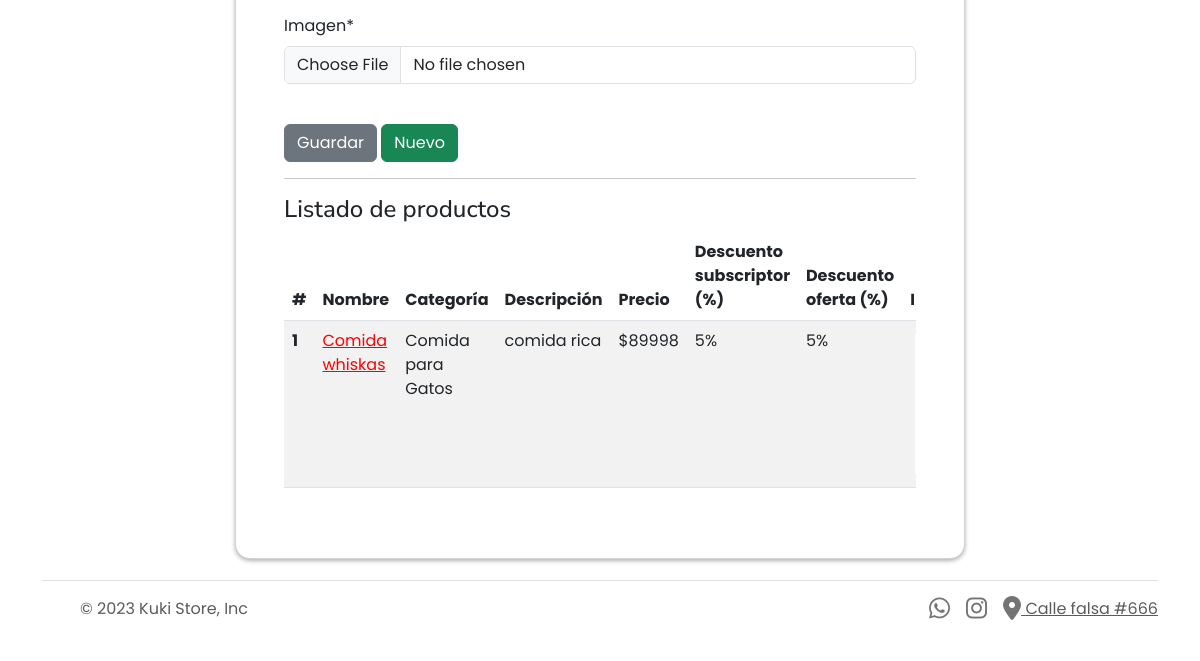
/productos/ins/-1/ (signed in, lower part), run on an earlier commit of the app's database.
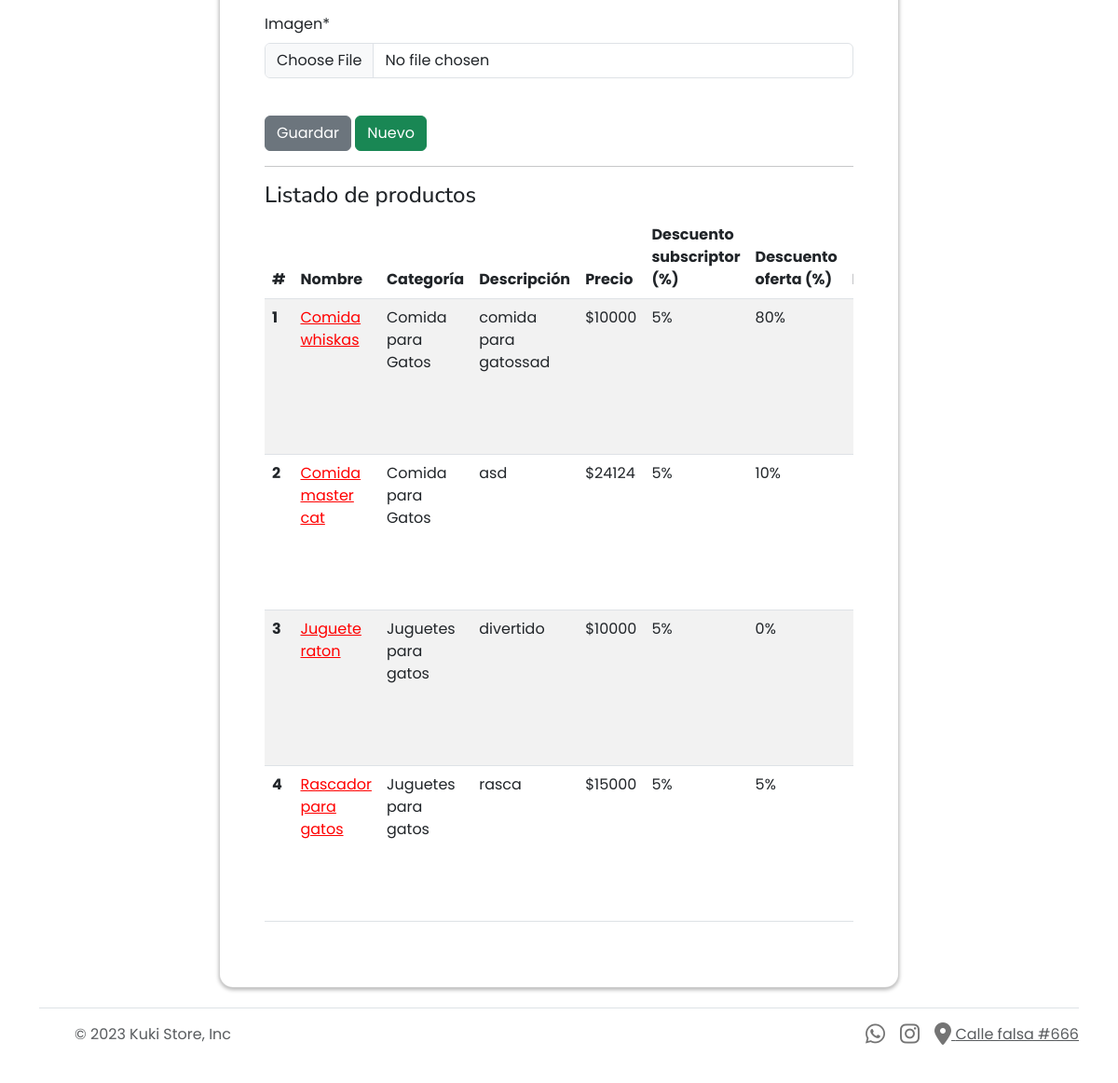
And on a later commit of the database.
### core/models.py (models this page shows, shortened)
class Producto(models.Model):
    idProducto = models.AutoField(primary_key=True, verbose_name="Id de producto")
    categoriaProducto = models.ForeignKey(Categoria, on_delete=models.DO_NOTHING, verbose_name="Nombre de la categoría")
    nombreProducto = models.CharField(max_length=80, blank=False, null=False, verbose_name="Nombre del producto")
    descripcionProducto = models.CharField(max_length=80, null=False, blank=False, verbose_name="Descripción del producto")
    precioProducto = models.IntegerField(null=False, blank=False, verbose_name="Precio del producto")
    descuentoSubP = models.IntegerField(null=False, blank=False, validators=[MinValueValidator(0), MaxValueValidator(100)], verbose_name="Descuento subscriptor")
    descuentoSubO = models.IntegerField(null=False, blank=False, validators=[MinValueValidator(0), MaxValueValidator(100)], verbose_name="Descuento oferta")
    imagenProducto = models.ImageField(upload_to="img/", default="sinfoto.jpg", null=False, blank=False, verbose_name="Imagen")

class Categoria(models.Model):
    idCategoria = models.AutoField(primary_key=True, verbose_name="Id de categoría")
    nombreCategoria = models.CharField(max_length=80, blank=False, null=False, verbose_name="Nombre de la categoría")
    def __str__(self):
        return self.nombreCategoria

### core/views.py (the view, shortened to what this page needs)
# urls.py: path('productos/<action>/<id>/', productos, name="productos"),
@user_passes_test(lambda u: u.is_staff)
def productos(request, action, id):
    data = {"form": ProductoForm, "action": action, "id": id}
    if action == 'ins':
        if request.method == "POST":
            form = ProductoForm(request.POST, request.FILES)
            if form.is_valid:
                try:
                    form.save()
                    messages.success(request, "El producto fue ingresado correctamente")
                except:
                    messages.success(request, "No se pueden ingresar dos productos con el mismo ID")
    data["list"] = Producto.objects.all().order_by('idProducto')
    return render(request, "core/productos.html", data)

### core/templates/core/productos.html (shortened to what this page needs)
{% extends 'core/base.html' %}
{% load static %}
{% block content %}
{% load crispy_forms_tags %}
<div class="container">
  <div class="row justify-content-center">
    <div class="col-md-8">
      <div class="card-body card p-5">
        <br>
        <br>
        {% if form %}
        <form id="form" name="form" method="POST" action="" enctype="multipart/form-data">
          <div class="form-group">
            {% csrf_token %} {{ form | crispy }}
        </div><br>
          <button type="submit" class="btn btn-secondary" id="id_guardar">Guardar</button>
          <a class="btn btn-success btnwidth" href="{% url 'productos' 'ins' -1 %}">Nuevo</a>
        </form>
        {% endif %}
        <hr>
        <h4>Listado de productos</h4>
        <div class="table-responsive">
            {% if list %}
          <table class="table table-striped ">
            <thead>
              <tr>
                <th scope="col">#</th>
                <th scope="col">Nombre</th>
                <th scope="col">Categoría</th>
                <th scope="col">Descripción</th>
                <th scope="col">Precio</th>
                <th scope="col">Descuento subscriptor (%)</th>
                <th scope="col">Descuento oferta (%)</th>
                <th scope="col">Imagen</th>
              </tr>
            </thead>
            <tbody>
              {% for pro in list %}
              <tr>
                <th scope="row">{{ pro.idProducto }}</th>
                <td> <a style="color: rgb(255, 0, 0);" href="{% url 'productos' 'upd' pro.idProducto %}">{{ pro.nombreProducto}}</a></td>
                <td>{{ pro.categoriaProducto }}</td>
                <td>{{ pro.descripcionProducto }}</td>
                <td>${{ pro.precioProducto }}</td>
                <td>{{ pro.descuentoSubP }}%</td>
                <td>{{ pro.descuentoSubO }}%</td>
                <td><img class="imagenchica" src="/media/{{ pro.imagenProducto }}" alt="Imagen del producto"></td>
              </tr>
              {% endfor %}
            </tbody>
          </table>
          {% endif %}
        </div>
      </div>
    </div>
  </div>
</div>
{% endblock content %}

What changed in the data, as far as the page shows it:
changed Producto "Comida whiskas": descripcionProducto "comida rica" → "comida para gatossad"; precioProducto "89998" → "10000"; descuentoSubO "5" → "80"; imagenProducto: picture removed
added Producto: idProducto "2", nombreProducto "Comida master cat", categoriaProducto "Comida para Gatos", descripcionProducto "asd", precioProducto "24124", descuentoSubP "5", descuentoSubO "10"
added Producto: idProducto "3", nombreProducto "Juguete raton", categoriaProducto "Juguetes para gatos", descripcionProducto "divertido", precioProducto "10000", descuentoSubP "5", descuentoSubO "0"
added Producto: idProducto "4", nombreProducto "Rascador para gatos", categoriaProducto "Juguetes para gatos", descripcionProducto "rasca", precioProducto "15000", descuentoSubP "5", descuentoSubO "5"
